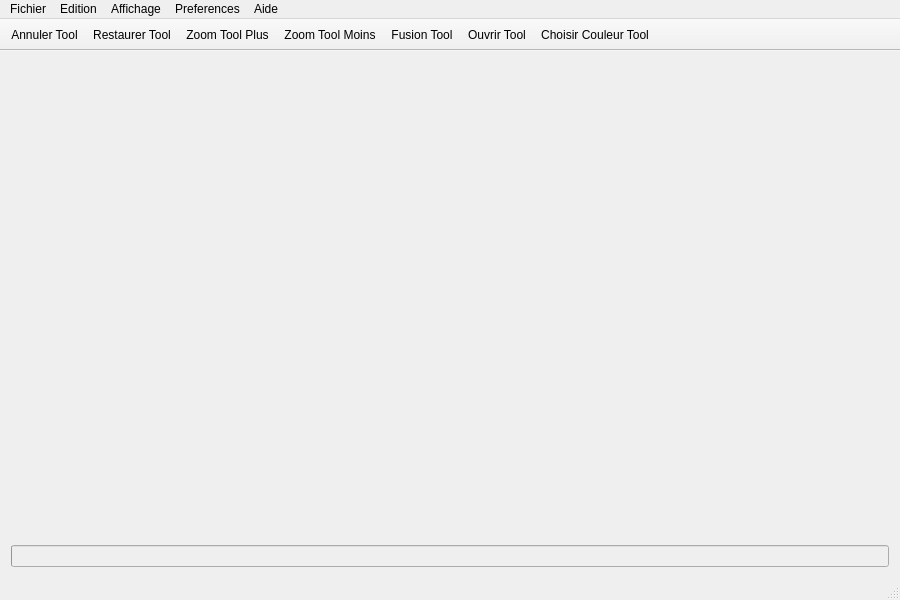
<?xml version="1.0" encoding="UTF-8"?>
<ui version="4.0">
 <class>ToolBar</class>
 <widget class="QMainWindow" name="ToolBar">
  <property name="geometry">
   <rect>
    <x>0</x>
    <y>0</y>
    <width>900</width>
    <height>600</height>
   </rect>
  </property>
  <property name="minimumSize">
   <size>
    <width>900</width>
    <height>600</height>
   </size>
  </property>
  <property name="windowTitle">
   <string>ToolBar</string>
  </property>
  <widget class="QWidget" name="centralWidget">
   <layout class="QVBoxLayout" name="verticalLayout">
    <item>
     <widget class="QWidget" name="widget" native="true">
      <property name="minimumSize">
       <size>
        <width>0</width>
        <height>539</height>
       </size>
      </property>
     </widget>
    </item>
    <item>
     <widget class="QProgressBar" name="progressBar">
      <property name="enabled">
       <bool>false</bool>
      </property>
      <property name="value">
       <number>0</number>
      </property>
      <property name="alignment">
       <set>Qt::AlignBottom|Qt::AlignRight|Qt::AlignTrailing</set>
      </property>
      <property name="textVisible">
       <bool>false</bool>
      </property>
     </widget>
    </item>
   </layout>
  </widget>
  <widget class="QMenuBar" name="menuBar">
   <property name="geometry">
    <rect>
     <x>0</x>
     <y>0</y>
     <width>900</width>
     <height>22</height>
    </rect>
   </property>
   <property name="sizePolicy">
    <sizepolicy hsizetype="Expanding" vsizetype="Expanding">
     <horstretch>0</horstretch>
     <verstretch>0</verstretch>
    </sizepolicy>
   </property>
   <property name="nativeMenuBar">
    <bool>false</bool>
   </property>
   <widget class="QMenu" name="menuFichier">
    <property name="title">
     <string>Fichier</string>
    </property>
    <addaction name="actionNouveauTableauAleatoire"/>
    <addaction name="actionOuvrirTableau"/>
    <addaction name="separator"/>
    <addaction name="actionSauvegarder"/>
    <addaction name="actionExporter"/>
    <addaction name="actionImprimer"/>
   </widget>
   <widget class="QMenu" name="menuEdition">
    <property name="title">
     <string>Edition</string>
    </property>
    <addaction name="actionAnnuler"/>
    <addaction name="actionRestaurer"/>
    <addaction name="separator"/>
    <addaction name="actionToutSelectionner"/>
    <addaction name="separator"/>
    <addaction name="actionCopier"/>
    <addaction name="separator"/>
    <addaction name="actionFusionner"/>
   </widget>
   <widget class="QMenu" name="menuAffichage">
    <property name="title">
     <string>Affichage</string>
    </property>
    <addaction name="actionZoomPlus"/>
    <addaction name="actionZoomMoins"/>
    <addaction name="actionPleinEcran"/>
    <addaction name="separator"/>
    <addaction name="actionBarreDEtat"/>
    <addaction name="actionBarreDOutils"/>
   </widget>
   <widget class="QMenu" name="menuPreferences">
    <property name="title">
     <string>Preferences</string>
    </property>
    <addaction name="actionModeSombre"/>
    <addaction name="separator"/>
    <addaction name="actionLangues"/>
    <addaction name="separator"/>
    <addaction name="actionChoisirCouleurs"/>
   </widget>
   <widget class="QMenu" name="menuAide">
    <property name="title">
     <string>Aide</string>
    </property>
    <addaction name="actionAide"/>
   </widget>
   <addaction name="menuFichier"/>
   <addaction name="menuEdition"/>
   <addaction name="menuAffichage"/>
   <addaction name="menuPreferences"/>
   <addaction name="menuAide"/>
  </widget>
  <widget class="QToolBar" name="toolBar">
   <property name="sizePolicy">
    <sizepolicy hsizetype="Expanding" vsizetype="Preferred">
     <horstretch>0</horstretch>
     <verstretch>0</verstretch>
    </sizepolicy>
   </property>
   <property name="minimumSize">
    <size>
     <width>32</width>
     <height>32</height>
    </size>
   </property>
   <property name="windowTitle">
    <string>toolBar</string>
   </property>
   <property name="movable">
    <bool>false</bool>
   </property>
   <attribute name="toolBarArea">
    <enum>TopToolBarArea</enum>
   </attribute>
   <attribute name="toolBarBreak">
    <bool>false</bool>
   </attribute>
   <addaction name="actionAnnulerTool"/>
   <addaction name="actionRestaurerTool"/>
   <addaction name="actionZoomPlusTool"/>
   <addaction name="actionZoomMoinsTool"/>
   <addaction name="actionFusionTool"/>
   <addaction name="actionOuvrirTool"/>
   <addaction name="actionChoisirCouleurTool"/>
  </widget>
  <widget class="QStatusBar" name="barreDeStatut"/>
  <action name="actionNouveauTableauAleatoire">
   <property name="text">
    <string>Nouveau tableau aleatoire</string>
   </property>
  </action>
  <action name="actionOuvrirTableau">
   <property name="text">
    <string>Ouvrir tableau</string>
   </property>
  </action>
  <action name="actionSauvegarder">
   <property name="text">
    <string>Sauvegarder</string>
   </property>
  </action>
  <action name="actionExporter">
   <property name="text">
    <string>Exporter</string>
   </property>
  </action>
  <action name="actionImprimer">
   <property name="text">
    <string>Imprimer</string>
   </property>
  </action>
  <action name="actionAnnuler">
   <property name="text">
    <string>Annuler</string>
   </property>
  </action>
  <action name="actionRestaurer">
   <property name="text">
    <string>Restaurer</string>
   </property>
  </action>
  <action name="actionZoomPlus">
   <property name="text">
    <string>Zoom avant</string>
   </property>
  </action>
  <action name="actionZoomMoins">
   <property name="text">
    <string>Zoom arriere</string>
   </property>
  </action>
  <action name="actionPleinEcran">
   <property name="text">
    <string>Pleine ecran</string>
   </property>
  </action>
  <action name="actionBarreDEtat">
   <property name="text">
    <string>Barre d'etats</string>
   </property>
  </action>
  <action name="actionBarreDOutils">
   <property name="text">
    <string>Barre d'outils</string>
   </property>
  </action>
  <action name="actionModeSombre">
   <property name="text">
    <string>Mode sombre</string>
   </property>
  </action>
  <action name="actionLangues">
   <property name="text">
    <string>Langues</string>
   </property>
  </action>
  <action name="actionAide">
   <property name="text">
    <string>A propos</string>
   </property>
  </action>
  <action name="actionToutSelectionner">
   <property name="text">
    <string>Tout selectionner</string>
   </property>
  </action>
  <action name="actionCopier">
   <property name="text">
    <string>Copier</string>
   </property>
  </action>
  <action name="actionAnnulerTool">
   <property name="icon">
    <iconset>
     <normaloff>../../../../../../Images chelou/ninja.png</normaloff>../../../../../../Images chelou/ninja.png</iconset>
   </property>
   <property name="text">
    <string>Annuler Tool</string>
   </property>
   <property name="toolTip">
    <string>Annuler</string>
   </property>
   <property name="font">
    <font/>
   </property>
   <property name="shortcut">
    <string>Ctrl+Z</string>
   </property>
  </action>
  <action name="actionRestaurerTool">
   <property name="enabled">
    <bool>true</bool>
   </property>
   <property name="icon">
    <iconset>
     <normaloff>../../../../../../Images chelou/jesus.jpeg</normaloff>../../../../../../Images chelou/jesus.jpeg</iconset>
   </property>
   <property name="text">
    <string>Restaurer Tool</string>
   </property>
   <property name="shortcut">
    <string>Ctrl+Y</string>
   </property>
   <property name="visible">
    <bool>true</bool>
   </property>
  </action>
  <action name="actionZoomPlusTool">
   <property name="icon">
    <iconset>
     <normaloff>../../../../../../Images chelou/Layton.jpeg</normaloff>../../../../../../Images chelou/Layton.jpeg</iconset>
   </property>
   <property name="text">
    <string>Zoom Tool Plus</string>
   </property>
  </action>
  <action name="actionZoomMoinsTool">
   <property name="icon">
    <iconset>
     <normaloff>../../../../../../Images chelou/ZoomOut.png</normaloff>../../../../../../Images chelou/ZoomOut.png</iconset>
   </property>
   <property name="text">
    <string>Zoom Tool Moins</string>
   </property>
  </action>
  <action name="actionFusionTool">
   <property name="icon">
    <iconset>
     <normaloff>../../../../../../Images chelou/fusion.jpeg</normaloff>../../../../../../Images chelou/fusion.jpeg</iconset>
   </property>
   <property name="text">
    <string>Fusion Tool</string>
   </property>
  </action>
  <action name="actionOuvrirTool">
   <property name="icon">
    <iconset>
     <normaloff>../../../../../../Images chelou/fbi.jpeg</normaloff>../../../../../../Images chelou/fbi.jpeg</iconset>
   </property>
   <property name="text">
    <string>Ouvrir Tool</string>
   </property>
  </action>
  <action name="actionChoisirCouleurTool">
   <property name="icon">
    <iconset>
     <normaloff>../../../../../../Images chelou/lgbtflag.jpeg</normaloff>../../../../../../Images chelou/lgbtflag.jpeg</iconset>
   </property>
   <property name="text">
    <string>Choisir Couleur Tool</string>
   </property>
  </action>
  <action name="actionChoisirCouleurs">
   <property name="text">
    <string>Choisir couleurs</string>
   </property>
  </action>
  <action name="actionFusionner">
   <property name="text">
    <string>Fusionner</string>
   </property>
  </action>
 </widget>
 <layoutdefault spacing="6" margin="11"/>
 <resources/>
 <connections/>
</ui>
